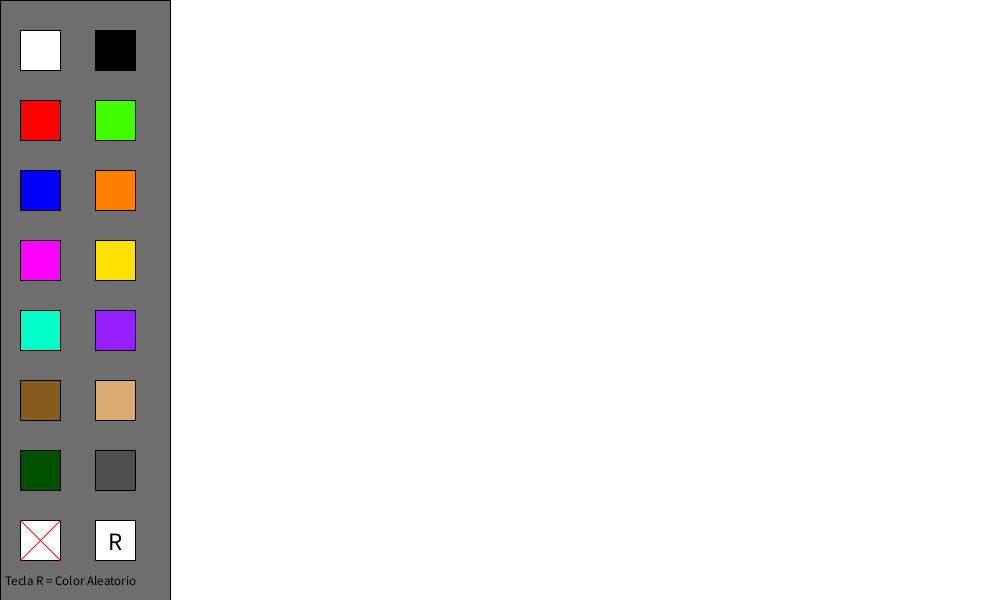
Frame 1 (no input)
Frame 60 (the mouse pressed at the canvas centre just before this capture): identical to frame 1, image omitted
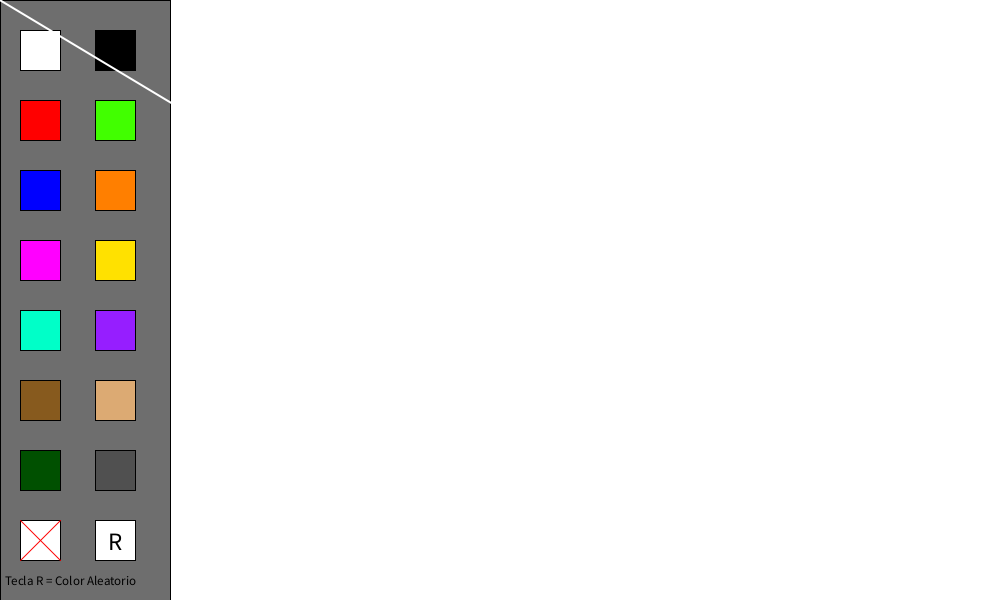
Frame 120 (the mouse held since frame 60 and released just before this capture)

The Processing sketch that drew these frames (run headless with seeded random() and noise(); from frame 60 on, the mouse is pressed at the canvas centre):

// Processing sketch: processing_175032
// ── processing_175032.pde

float color1,color2,color3; 
void setup(){ //setup previo a la ejecucion 
  size(1000,600); //tamaÃ±o de la pantalla 
  background(255); //color de fondo 

// creamos la interfaz 
  
  fill(110,110,110);
  rect(0, 0, 170, height);//SeparaciÃ³n entre la parte que se puede dibujar y la que no.
 
  fill(255,255,255); //pincel blanco 
  rect(20,30,40,40); 
    
  fill(255,0,0); //pincel rojo 
  rect(20,100,40,40); 
   
  fill(0,0,255); //pincel azul 
  rect(20,170,40,40); 
  
  fill (0,0,0); //pincel negro
  rect(95,30,40,40); 
  
  fill (65,255,0); //pincel verde flojo
  rect(95,100,40,40); 
  
  fill (255,127,0); //pincel naranja
  rect(95,170,40,40);
  
  fill (255,225,0); //pincel amarillo
  rect(95,240,40,40);
  
  fill (255,0,255); //pincel rosa
  rect(20,240,40,40);
  
  fill (0,255,200); //pincel azul marino
  rect(20,310,40,40);
  
  fill (150,30,255); //pincel lila
  rect(95,310,40,40);
  
  fill (220,170,115); //pincel beige
  rect(95,380,40,40);
  
  fill (135,90,30); //pincel marrÃ³n
  rect(20,380,40,40);
  
  fill (0,80,0); //pincel verde fuerte
  rect(20,450,40,40);
  
  fill (80,80,80); //pincel gris
  rect(95,450,40,40);
  
  fill (255,255,255); //pincel random
  rect(95,520,40,40);
  fill (0,0,0);
  textSize(25);
  text("R",108,550);
  
  fill(255,255,255); //borrar pantalla
  rect(20,520,40,40); 
  stroke(255,0,0);
  line(60,520,20,560);
  line(20,520,60,560);
  
  fill (0,0,0);
  textSize(13);
  text("Tecla R = Color Aleatorio",5,585);
  
  stroke (255,255,255); //color predeterminado blanco
  strokeWeight(2); //definir ancho de linea 

  }
void draw () {
//println (mouseX + " : " + mouseY); 
 if ((mousePressed) && (mouseY < 600) && (mouseX > 210)){  //detecta el click del mouse y analiza la posicion 
     line(mouseX,mouseY,pmouseX,pmouseY); 
  }}
  
void mousePressed(){ 
   
//pincel rojo 
if (mouseX >=20 && mouseX <= 60 && mouseY >= 100 && mouseY <= 140 ){  

color1 = 255;
color2 = 0;
color3 = 0;  
stroke(color1,color2,color3);
}
//pincel azul 
  if(mouseX >=20 && mouseX <= 60 && mouseY >= 170 && mouseY <= 210 ){  

color1 = 0; 
color2 = 0; 
color3 = 255; 
stroke(color1,color2,color3);
 }
//pincel negro
  if(mouseX >=95 && mouseX <= 135 && mouseY >= 30 && mouseY <= 70 ){  

color1 = 0; 
color2 = 0; 
color3 = 0; 
stroke(color1,color2,color3);
}
//pincel blanco
  if(mouseX >=20 && mouseX <= 60 && mouseY >= 30 && mouseY <= 70 ){  

color1 = 255; 
color2 = 255; 
color3 = 255; 
stroke(color1,color2,color3);
 }
 
//pincel verde flojo
 
 if(mouseX >=95 && mouseX <= 135 && mouseY >= 100 && mouseY <= 140 ){  
 
color1 = 65; 
color2 = 255; 
color3 = 0; 
stroke(color1,color2,color3);
 
 }
 
 //pincel naranja
 
 if(mouseX >=95 && mouseX <= 135 && mouseY >= 170 && mouseY <= 210 ){  
 
color1 = 255; 
color2 = 127; 
color3 = 0; 
stroke(color1,color2,color3);
 
 } 
 
 //pincel amarillo
 
 if(mouseX >=95 && mouseX <= 135 && mouseY >= 240 && mouseY <= 280 ){  
 
color1 = 255; 
color2 = 225; 
color3 = 0; 
stroke(color1,color2,color3);
 
} 

//pincel rosa
 
  if(mouseX >=20 && mouseX <= 60 && mouseY >= 240 && mouseY <= 280 ){  

color1 = 255; 
color2 = 0; 
color3 = 255; 
stroke(color1,color2,color3);

 }
  
//pincel azul marino
 
if(mouseX >=20 && mouseX <= 60 && mouseY >= 310 && mouseY <= 350 ){  

color1 = 0; 
color2 = 255; 
color3 = 200; 
stroke(color1,color2,color3);
  
  }
  
//pincel lila
 
if(mouseX >=95 && mouseX <= 135 && mouseY >= 310 && mouseY <= 350 ){  

color1 = 150; 
color2 = 30; 
color3 = 255; 
stroke(color1,color2,color3);
  
  }
  
//pincel beige
 
if(mouseX >=95 && mouseX <= 135 && mouseY >= 380 && mouseY <= 420 ){  

color1 = 220; 
color2 = 170; 
color3 = 115; 
stroke(color1,color2,color3);
  
  }
  
//pincel marrÃ³n
 
if(mouseX >=20 && mouseX <= 60 && mouseY >= 380 && mouseY <= 420 ){  

color1 = 135; 
color2 = 90; 
color3 = 30; 
stroke(color1,color2,color3);
  
  }
  
//pincel verde fuerte
 
if(mouseX >=20 && mouseX <= 60 && mouseY >= 450 && mouseY <= 490 ){  

color1 = 0; 
color2 = 80; 
color3 = 0; 
stroke(color1,color2,color3);
  
  }
  
//pincel gris
 
if(mouseX >=95 && mouseX <= 130 && mouseY >= 450 && mouseY <= 490 ){  

color1 = 80; 
color2 = 80; 
color3 = 80; 
stroke(color1,color2,color3);
  
 }  
  
//pincel random
 
if(mouseX >=100 && mouseX <= 145 && mouseY >= 515 && mouseY <= 559 ){  

color1 = random(255); 
color2 = random(255); 
color3 = random(255); 
stroke(color1,color2,color3);
  
}
//borrar pantalla
 if(mouseX >=20 && mouseX <= 65 && mouseY >= 515 && mouseY <= 559 ){ 
 background(255);
  
strokeWeight(1);
stroke (0,0,0);
 
  fill(110,110,110);
  rect(0, 0, 170, height);//SeparaciÃ³n entre la parte que se puede dibujar y la que no.
 
  fill(255,255,255); //pincel blanco 
  rect(20,30,40,40); 
    
  fill(255,0,0); //pincel rojo 
  rect(20,100,40,40); 
   
  fill(0,0,255); //pincel azul 
  rect(20,170,40,40); 
  
  fill (0,0,0); //pincel negro
  rect(95,30,40,40); 
  
  fill (65,255,0); //pincel verde
  rect(95,100,40,40); 
  
  fill (255,127,0); //pincel naranja
  rect(95,170,40,40);
  
  fill (255,225,0); //pincel amarillo
  rect(95,240,40,40);
  
  fill (255,0,255); //pincel rosa
  rect(20,240,40,40);
  
  fill (0,255,200); //pincel azul marino
  rect(20,310,40,40);
  
  fill (150,30,255); //pincel lila
  rect(95,310,40,40);
  
  fill (220,170,115); //pincel beige
  rect(95,380,40,40);
  
  fill (135,90,30); //pincel marrÃ³n
  rect(20,380,40,40);
  
  fill (0,80,0); //pincel verde fuerte
  rect(20,450,40,40);
  
  fill (80,80,80); //pincel gris
  rect(95,450,40,40);
  
  fill (255,255,255); //pincel random
  rect(95,520,40,40);
  fill (0,0,0);
  textSize(25);
  text("R",108,550);
  
  fill(255,255,255); //borrar pantalla
  rect(20,520,40,40); 
  stroke(255,0,0);
  line(60,520,20,560);
  line(20,520,60,560);
 
  fill (0,0,0);
  textSize(13);
  text("Tecla R = Color Aleatorio",5,585);
 
 stroke (255,255,255); //color predeterminado blanco
 strokeWeight(2); //definir ancho de linea
 
}}
 void keyPressed() { //color aleatorio
  if (key == 'r' || key == 'R') { 
  color1 = random(255);
  color2 = random(255);
  color3 = random(255);
  stroke(color1,color2,color3);
 } else {
  color1 = 0;
  color2 = 0;
  color3 = 0;
 }}
